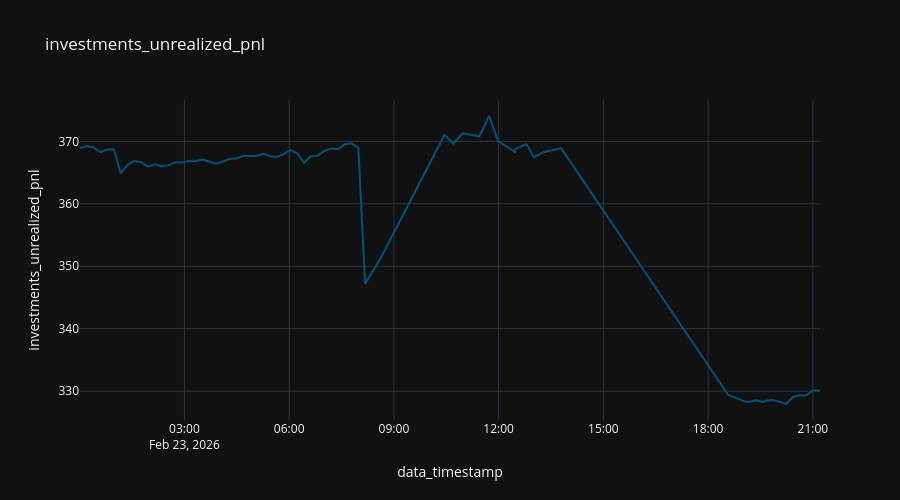

Notebook source saved alongside this figure:
### Code cell
fig = px.line (
  df_account,
  "data_timestamp",
  "investments_unrealized_pnl",
  title="investments_unrealized_pnl"
#   color_discrete_sequence="Tealgrn_r",
)

fig.update_layout (
  height=500,
)
